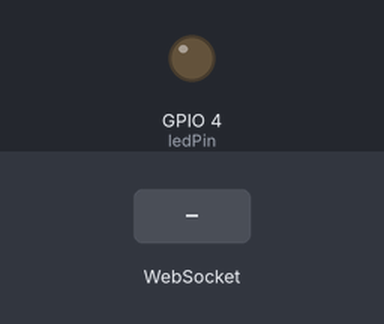
Bench run of a sketch on a simulated ESP32. Parts: output pins drawn as LEDs (lit = HIGH). Inputs (shaded band) come from the test bench. WiFi joins after 1.5 s; servers stay silent unless stated; what the sketch prints to the serial monitor is not drawn.

Above: at 2.7 s.
2.8 s: WebSocket text "1" received
At 3.6 s:
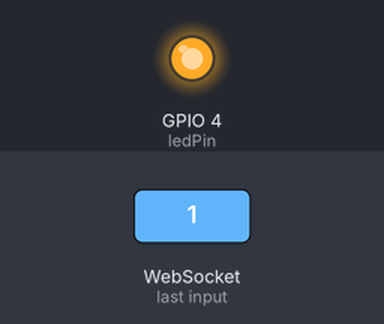
4.3 s: WebSocket text "2" received
At 4.7 s:
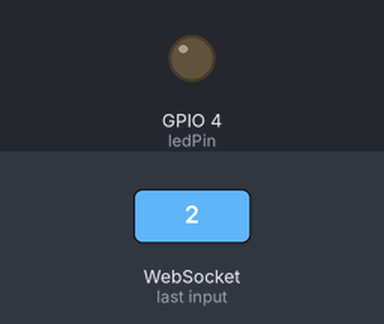
Timing chart, 0 to 7.3 s (numbered marks = the images above; inputs shaded):
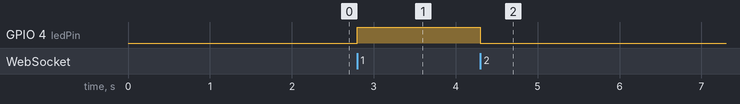

The sketch:

websocket_3.ino
```cpp
#include <WiFi.h>
#include <WebSocketsServer.h>
#include <DHT.h>

const int ledPin = 4;
const int dhtPin = 18;  // DHT 센서 핀

const char* ssid = "SK_WiFiGIGADCE8_2.4G";             // 연결할 Wi-Fi의 SSID
const char* password = "AWA27@7107";                   // Wi-Fi의 비밀번호

WebSocketsServer webSocket = WebSocketsServer(80); // WebSocket 서버 포트: 80

#define DHT_TYPE DHT11

DHT dht(dhtPin, DHT_TYPE);

String getTemperatureHumidity() {
  float humidity = dht.readHumidity();
  float temperature = dht.readTemperature();  // 섭씨 온도

  if (isnan(humidity) || isnan(temperature)) {
    return "Failed to read from DHT sensor!";
  }

  return String("Temp: ") + temperature + "C, Humidity: " + humidity + "%";
}

void onWebSocketEvent(uint8_t num, WStype_t type, uint8_t * payload, size_t length) {
  switch (type) {
    case WStype_CONNECTED: // 클라이언트가 연결된 경우
      Serial.println("Client connected!");
      break;

    case WStype_TEXT:  // 클라이언트가 메시지를 보낸 경우
      Serial.printf("Message from client: %s\n", payload);

      if (strcmp((char*)payload, "1") == 0) {
        digitalWrite(ledPin, HIGH);  // LED 켜기
      }
      else if (strcmp((char*)payload, "2") == 0) {
        digitalWrite(ledPin, LOW);   // LED 끄기
      }
      else if (strcmp((char*)payload, "3") == 0) {
        // '3' 요청이 들어오면 온습도 데이터 전송
        String tempHumidity = getTemperatureHumidity();
        webSocket.sendTXT(num, tempHumidity);  // 온습도 데이터를 클라이언트로 전송
      }
      break;

    default:
      break;
  }
}

void setup() {
  Serial.begin(115200);
  Serial.println("Connecting to Wi-Fi...");

  pinMode(ledPin, OUTPUT);
  WiFi.begin(ssid, password);
  while (WiFi.status() != WL_CONNECTED) {
    delay(500);
    Serial.print(".");
  }

  Serial.println("\nWi-Fi connected!");
  Serial.print("IP Address: ");
  Serial.println(WiFi.localIP());

  dht.begin();        // DHT 센서 초기화

  webSocket.begin();  // WebSocket 서버 시작
  webSocket.onEvent(onWebSocketEvent); // WebSocket 이벤트 콜백 설정
}

void loop() {
  webSocket.loop();  // WebSocket 서버 동작
}
```

Measured:
- after the input at 2.8 s, GPIO 4 (ledPin): LOW → HIGH at once
- after the input at 4.3 s, GPIO 4 (ledPin): HIGH → LOW at once
